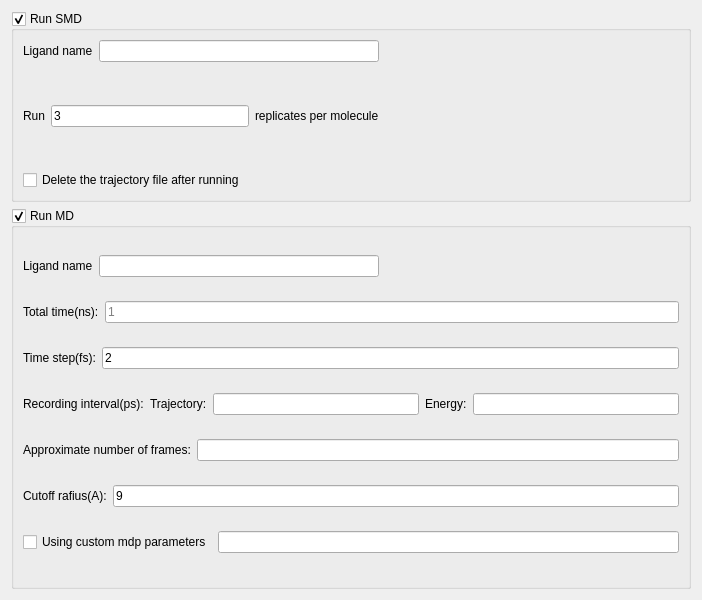
                  <widget class="QWidget" name="SMD_MD_Seting">
                   <property name="geometry">
                    <rect>
                     <x>0</x>
                     <y>0</y>
                     <width>702</width>
                     <height>600</height>
                    </rect>
                   </property>
                   <attribute name="label">
                    <string>Perform SMD or MD calculations</string>
                   </attribute>
                   <layout class="QVBoxLayout" name="verticalLayout_35" stretch="1,2">
                    <property name="sizeConstraint">
                     <enum>QLayout::SizeConstraint::SetDefaultConstraint</enum>
                    </property>
                    <item>
                     <widget class="QGroupBox" name="Run_SMD">
                      <property name="title">
                       <string>Run SMD</string>
                      </property>
                      <property name="checkable">
                       <bool>true</bool>
                      </property>
                      <layout class="QVBoxLayout" name="verticalLayout_10">
                       <item>
                        <layout class="QHBoxLayout" name="horizontalLayout_39">
                         <property name="rightMargin">
                          <number>300</number>
                         </property>
                         <item>
                          <widget class="QLabel" name="label_2">
                           <property name="text">
                            <string>Ligand name</string>
                           </property>
                          </widget>
                         </item>
                         <item>
                          <widget class="QLineEdit" name="Ligand_name_set_2"/>
                         </item>
                        </layout>
                       </item>
                       <item>
                        <layout class="QHBoxLayout" name="horizontalLayout_33">
                         <property name="rightMargin">
                          <number>300</number>
                         </property>
                         <item>
                          <widget class="QLabel" name="label_32">
                           <property name="text">
                            <string>Run</string>
                           </property>
                          </widget>
                         </item>
                         <item>
                          <widget class="QLineEdit" name="SMD_Cycle_numb">
                           <property name="text">
                            <string>3</string>
                           </property>
                           <property name="placeholderText">
                            <string>3</string>
                           </property>
                          </widget>
                         </item>
                         <item>
                          <widget class="QLabel" name="SMD_Cycle_numb_label">
                           <property name="text">
                            <string>replicates per molecule</string>
                           </property>
                          </widget>
                         </item>
                        </layout>
                       </item>
                       <item>
                        <widget class="QCheckBox" name="Check_rm_xtc_file">
                         <property name="text">
                          <string>Delete the trajectory file after running</string>
                         </property>
                        </widget>
                       </item>
                      </layout>
                     </widget>
                    </item>
                    <item>
                     <widget class="QGroupBox" name="Run_MD">
                      <property name="title">
                       <string>Run MD</string>
                      </property>
                      <property name="checkable">
                       <bool>true</bool>
                      </property>
                      <layout class="QVBoxLayout" name="verticalLayout_25">
                       <item>
                        <layout class="QHBoxLayout" name="horizontalLayout_40">
                         <property name="rightMargin">
                          <number>300</number>
                         </property>
                         <item>
                          <widget class="QLabel" name="label_3">
                           <property name="text">
                            <string>Ligand name</string>
                           </property>
                          </widget>
                         </item>
                         <item>
                          <widget class="QLineEdit" name="Ligand_name_set_3"/>
                         </item>
                        </layout>
                       </item>
                       <item>
                        <layout class="QHBoxLayout" name="horizontalLayout_42">
                         <item>
                          <widget class="QLabel" name="MD_Time_label">
                           <property name="text">
                            <string>Total time(ns):</string>
                           </property>
                          </widget>
                         </item>
                         <item>
                          <widget class="QLineEdit" name="MD_Time">
                           <property name="placeholderText">
                            <string>1</string>
                           </property>
                          </widget>
                         </item>
                        </layout>
                       </item>
                       <item>
                        <layout class="QHBoxLayout" name="horizontalLayout_43">
                         <item>
                          <widget class="QLabel" name="MD_Time_Step_label">
                           <property name="text">
                            <string>Time step(fs):</string>
                           </property>
                          </widget>
                         </item>
                         <item>
                          <widget class="QLineEdit" name="MD_Time_Step">
                           <property name="text">
                            <string>2</string>
                           </property>
                           <property name="placeholderText">
                            <string>2</string>
                           </property>
                          </widget>
                         </item>
                        </layout>
                       </item>
                       <item>
                        <layout class="QHBoxLayout" name="horizontalLayout_44">
                         <item>
                          <widget class="QLabel" name="Recording_interval">
                           <property name="text">
                            <string>Recording interval(ps):</string>
                           </property>
                          </widget>
                         </item>
                         <item>
                          <widget class="QLabel" name="Trajectory_label">
                           <property name="text">
                            <string>Trajectory:</string>
                           </property>
                          </widget>
                         </item>
                         <item>
                          <widget class="QLineEdit" name="Trajectory_Recording"/>
                         </item>
                         <item>
                          <widget class="QLabel" name="Energy_label">
                           <property name="text">
                            <string>Energy:</string>
                           </property>
                          </widget>
                         </item>
                         <item>
                          <widget class="QLineEdit" name="Energy_Recording"/>
                         </item>
                        </layout>
                       </item>
                       <item>
                        <layout class="QHBoxLayout" name="horizontalLayout_46">
                         <item>
                          <widget class="QLabel" name="Frame_Export_label">
                           <property name="text">
                            <string>Approximate number of frames:</string>
                           </property>
                          </widget>
                         </item>
                         <item>
                          <widget class="QLineEdit" name="Frame_Export">
                           <property name="text">
                            <string/>
                           </property>
                           <property name="placeholderText">
                            <string/>
                           </property>
                          </widget>
                         </item>
                        </layout>
                       </item>
                       <item>
                        <layout class="QHBoxLayout" name="horizontalLayout_45">
                         <item>
                          <widget class="QLabel" name="MD_Cutoff_Rafius_label">
                           <property name="text">
                            <string>Cutoff rafius(A):</string>
                           </property>
                          </widget>
                         </item>
                         <item>
                          <widget class="QLineEdit" name="MD_Cutoff_Rafius">
                           <property name="text">
                            <string>9</string>
                           </property>
                           <property name="placeholderText">
                            <string>9</string>
                           </property>
                          </widget>
                         </item>
                        </layout>
                       </item>
                       <item>
                        <layout class="QHBoxLayout" name="horizontalLayout_37">
                         <item>
                          <widget class="QCheckBox" name="check_custum_mdp_file">
                           <property name="text">
                            <string>Using custom mdp parameters</string>
                           </property>
                          </widget>
                         </item>
                         <item>
                          <widget class="QLineEdit" name="md_mdp_file_path"/>
                         </item>
                        </layout>
                       </item>
                      </layout>
                     </widget>
                    </item>
                   </layout>
                  </widget>
